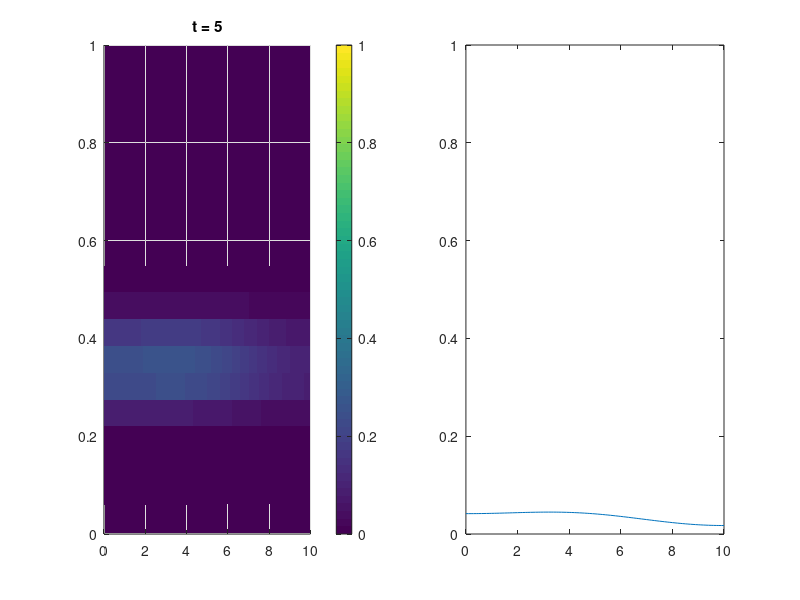
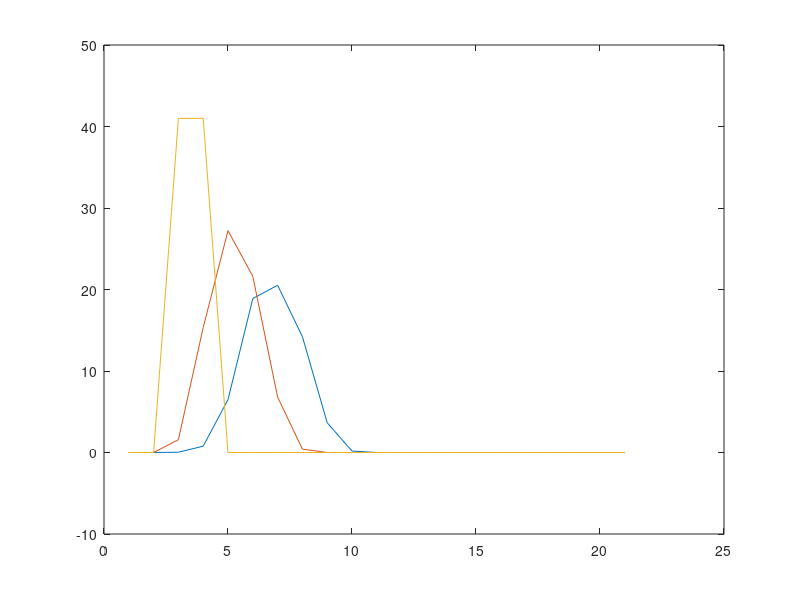

Write the MATLAB code that produced these figures, in order.
%fisher_diffusion_act.m written 9-6-16 by JTN to simulate
%u_t + (g(m)u)_m = u_xx u. For now, g(m) = exp(-m), but subject to change
%in future.

%need to better approximate the velocity -- how to account for places where
% g=0?

clear all; clc

%Construct vectors of independent variables
mn = 21; %number of m points
xn = 101; %number of x points
total = mn*xn;

dt = 1e-3; %time step
t = 0:dt:5;

m = linspace(0,1.1,mn);
dm = m(2) - m(1);

x = linspace(0,10,xn);
dx = x(2) - x(1);

[X,M] = meshgrid(x,m);

tn = length(t);

%construct boundary points, interior
xm_int = 1:mn*xn;

x_bd_0 = 1:mn;
x_bd_l = (xn-1)*mn+1:xn*mn;

x_bd = union(x_bd_0,x_bd_l);

m_bd_0 = 1:mn:mn*xn;
m_bd_1 = mn:mn:xn*mn;

m_bd = union(m_bd_0,m_bd_1);

bd = union(m_bd,x_bd);

xm_int(bd) = [];

%rate of cellular diffusion
D = 1;
%rate of MAPK activation
%V = .05*ones(length(m)-2,1);
V = (1 - m(2:end-1))/20; %g(m) = 1 - m

%measure of implicitness (1 = backward euler, 0 = forward euler, 1/2 =
%crank nicholson)
theta = 0.5;

%computational diffusion, velocity
Dc = D*dt/dx^2;
Vc = V'*dt/dm;
Vc = repmat(Vc,1,xn-2);
Vc = Vc(:);

%initial condition
u0 = 1;
IC = u0*(X<=6).*(X>=2).*(M>=.1).*(M<=.2);
% IC = u0*(X<=6).*(X>=2).*M.*exp(-M);
IC = IC(:);

%sigma for flux limiters
sigma = @(r) (r+abs(r))./(1+abs(r));

%sparse matrix as a function for computation

% A_pos = @(se,sw,v,ind,dn) sparse([ind ind ind],[ind-dn ind ind+dn],[(-Dc+-v+v.*sw/2); ...
%     (2*Dc+v-v.*se/2-v.*sw/2); (-Dc+v.*se/2)],total,total);

A_pos = @(se,sw,v,ind,dn) sparse([ind ind ind],[ind-dn ind ind+dn],[(-v+v.*sw/2); ...
    (+v-v.*se/2-v.*sw/2); (v.*se/2)],total,total);

Dmat = Dc*sparse([xm_int xm_int xm_int],[xm_int-mn xm_int+mn xm_int],[ones(1,2*length(xm_int))...
    -2*ones(1,length(xm_int))],total,total);

Dmat_bd = + Dc*sparse([x_bd_0 x_bd_0 x_bd_l x_bd_l],[x_bd_0 x_bd_0+mn x_bd_l x_bd_l-mn],...
        2*[-ones(1,length(x_bd_0)) ones(1,length(x_bd_0)) -ones(1,length(x_bd_0))...
        ones(1,length(x_bd_0))],total,total);

Dmat = Dmat + Dmat_bd;
    
%velocity always positive here
%A_neg = @(se,sw,v,ind,dn) sparse([ind ind ind],[ind-dn ind ind+dn],[(-Dc-v.*sw/2); ...
    %(2*Dc+v.*se/2+v.*sw/2-v); (-Dc+v-v.*se/2)],xn,xn);

    
%initialize
u = zeros(total,tn);
u(:,1) = IC;

tic

for i = 2:tn
    
    r_e = (u(xm_int,i-1) - u(xm_int-1,i-1))./(u(xm_int+1,i-1) - u(xm_int,i-1));    
    r_w = (u(xm_int(2:end)-1,i-1) - u(xm_int(2:end)-2,i-1))./(u(xm_int(2:end),i-1) - u(xm_int(2:end)-1,i-1));
    r_w = [-1;r_w];
    
    %eliminate NaN values (0/0 -- not steep!)
    r_e(isnan(r_e)) = 1;
    r_w(isnan(r_w)) = 1;
    
    %set inf values to large value
    r_e(isinf(r_e)) = 100;
    r_w(isinf(r_w)) = 100;

    %compute interior points
    u(:,i) = (speye(total) + theta*A_pos(sigma(r_e),sigma(r_w),Vc,xm_int,1))\((speye(total)...
        - (1-theta)*A_pos(sigma(r_e),sigma(r_w),Vc,xm_int,1) + Dmat)*u(:,i-1)); %+ ...
        %dt*u(:,i-1).*(1-u(:,i-1)));
   
    
%     %boundary conditions
     %u(1,i) = u(1,i-1) + dt*(2*u(1,i-1)-u(1,i-1).^2); %u_m(m=0)=0
     %u(1,i) = u(1,i-1) + dt/dx*(u(1,i-1)-u(2,i-1))+dt*(u(1,i-1)*(1-u(1,i-1))); %u_t + u_m = u(1-u)

end

toc

%y for visualization
y = zeros(mn,xn,tn);
z = zeros(xn,tn);

for i = 1:tn
    y(:,:,i) = reshape(u(:,i),mn,xn);
    z(:,i) = dm*trapz(y(:,:,i));
end
figure
for i = 1:100:tn
    subplot(1,2,1)
    surf(x,m,y(:,:,i),'edgecolor','none')    
    title(['t = ' num2str(t(i))])
    axis([0 10 0 1 0 1])
    caxis([0,1])
    colorbar
    view(2)
    
    subplot(1,2,2)
    plot(x,z(:,i))    
    axis([0 10 0 1])
    pause(.125)
end

figure

plot(sum(y(:,:,ceil(end)),2))
hold on
plot(sum(y(:,:,ceil(end/2)),2))
plot(sum(y(:,:,1),2))
